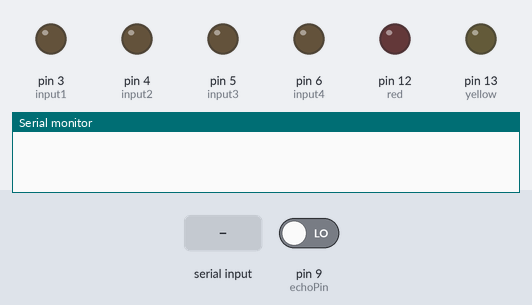
Bench run of a sketch on a simulated Arduino Uno, built with avr-gcc and run on an emulated ATmega328P. Parts: output pins drawn as LEDs (lit = HIGH), the last lines printed to the serial monitor. The inputs (shaded band) are chosen by the test bench; at power-on: pin 9 (echoPin) LOW. Pins used as bus, display or sensor lines are not drawn.

Above: at 1.2 s.
1.3 s: "F" received over the second serial link
At 2.7 s:
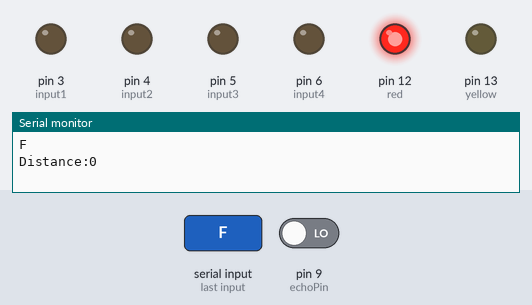
3.8 s: "B" received over the second serial link
At 5.8 s:
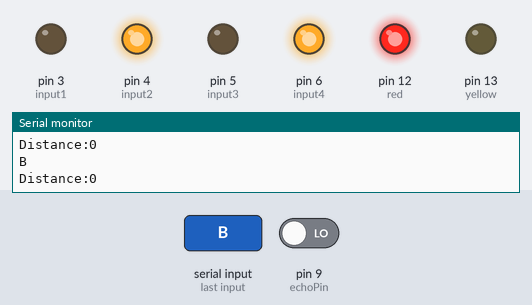
6.3 s: "L" received over the second serial link
At 7.7 s:
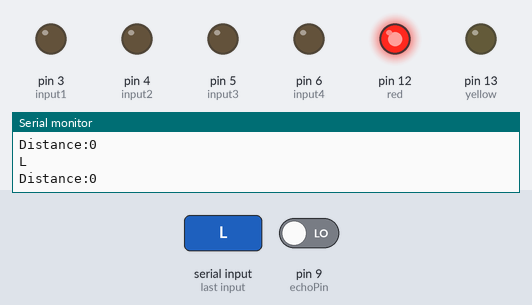
Timing chart, 0 to 9.3 s (numbered marks = the images above; inputs shaded):
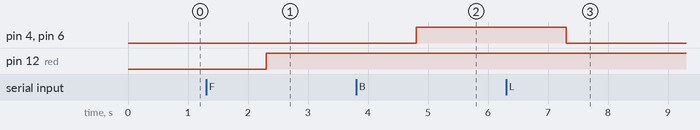

The sketch:

BLUETOOTH_CONTROL.ino
```cpp
#include <SoftwareSerial.h>
#define pinRx_BT 10
#define pinTx_BT 11
int input1 = 3;
int input2 = 4;
int input3 = 5;
int input4 = 6;
const int trigPin = 8;
const int echoPin = 9;
const int red = 12;
const int yellow = 13;
SoftwareSerial serialBT(pinRx_BT, pinTx_BT);
char rchar;
char F;
char B;
char L;
char R;

void setup() {
  Serial.begin(9600);
  serialBT.begin(9600);
  pinMode(input1, OUTPUT);
  pinMode(input2, OUTPUT);
  pinMode(input3, OUTPUT);
  pinMode(input4, OUTPUT);
  pinMode(trigPin, OUTPUT);
  pinMode(echoPin, INPUT);
  pinMode(red, OUTPUT);
  pinMode(yellow, OUTPUT);
}
void loop() {
  if (serialBT.available() > 0) {
    rchar = serialBT.read();
    Serial.println(rchar);
    int dist=readDist();
    if(dist<=25){
      digitalWrite(red,HIGH);
      digitalWrite(yellow,LOW);
    }
    else if(dist<=40){
      digitalWrite(red,LOW);
      digitalWrite(yellow,HIGH);
    }
    else{
      digitalWrite(red,LOW);
      digitalWrite(yellow,LOW);
    }

    if(rchar== 'F' && dist>25)
    {
      digitalWrite(input1,HIGH);
      digitalWrite(input2,LOW);
      digitalWrite(input3,HIGH);
      digitalWrite(input4,LOW);
    }
    else if(rchar=='B')
    {
      digitalWrite(input1,LOW);
      digitalWrite(input2,HIGH);
      digitalWrite(input3,LOW);
      digitalWrite(input4,HIGH);
    }
    else if(rchar=='L' && dist>25)
    {
      digitalWrite(input1,LOW);
      digitalWrite(input2,HIGH);
      digitalWrite(input3,HIGH);
      digitalWrite(input4,LOW);
    }
    else if(rchar=='R' && dist>25)
    {
      digitalWrite(input1,HIGH);
      digitalWrite(input2,LOW);
      digitalWrite(input3,LOW);
      digitalWrite(input4,HIGH );
    }
    else
    {
      digitalWrite(input1,LOW);
      digitalWrite(input2,LOW);
      digitalWrite(input3,LOW);
      digitalWrite(input4,LOW);
    }
  }
}
int readDist(){
  long duration;
  int distance;
  digitalWrite (trigPin,LOW);
  delayMicroseconds(2);
  digitalWrite(trigPin,HIGH);
  delayMicroseconds(10);
  duration = pulseIn(echoPin,HIGH);
  distance=duration*0.034/2;
  Serial.print("Distance:");
  Serial.println(distance);
  return distance;
}
```

voice_control.ino
```cpp

```

Measured:
- after the input at 1.3 s, pin 12 (red): LOW → HIGH after 1.0 s
- after the input at 3.8 s, pin 4 (input2), pin 6 (input4): LOW → HIGH after 1.0 s
- after the input at 6.3 s, pin 4 (input2), pin 6 (input4): HIGH → LOW after 1.0 s
